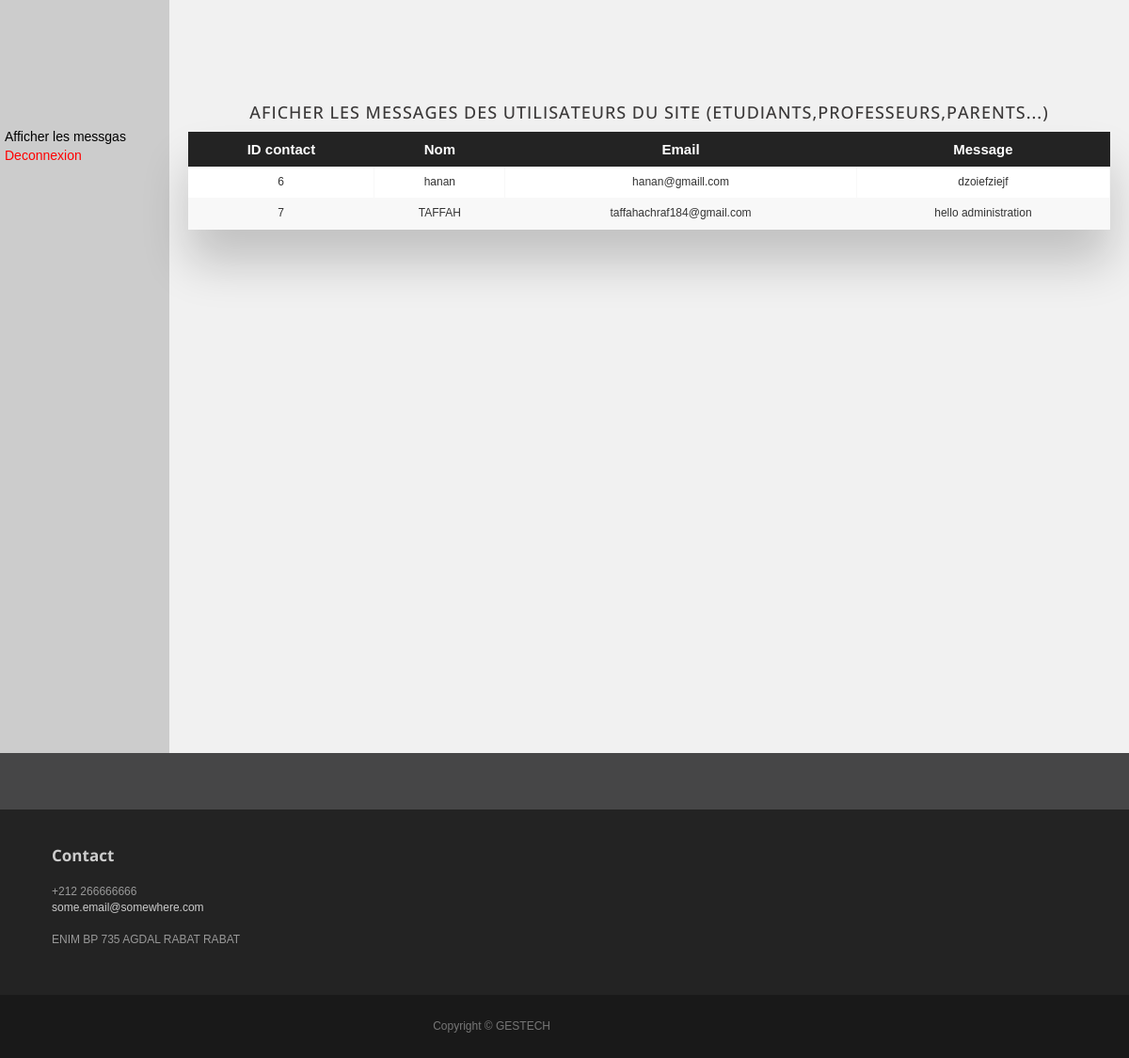
Before: /login/interfaces/administrateur/ (signed in) with the older database file.
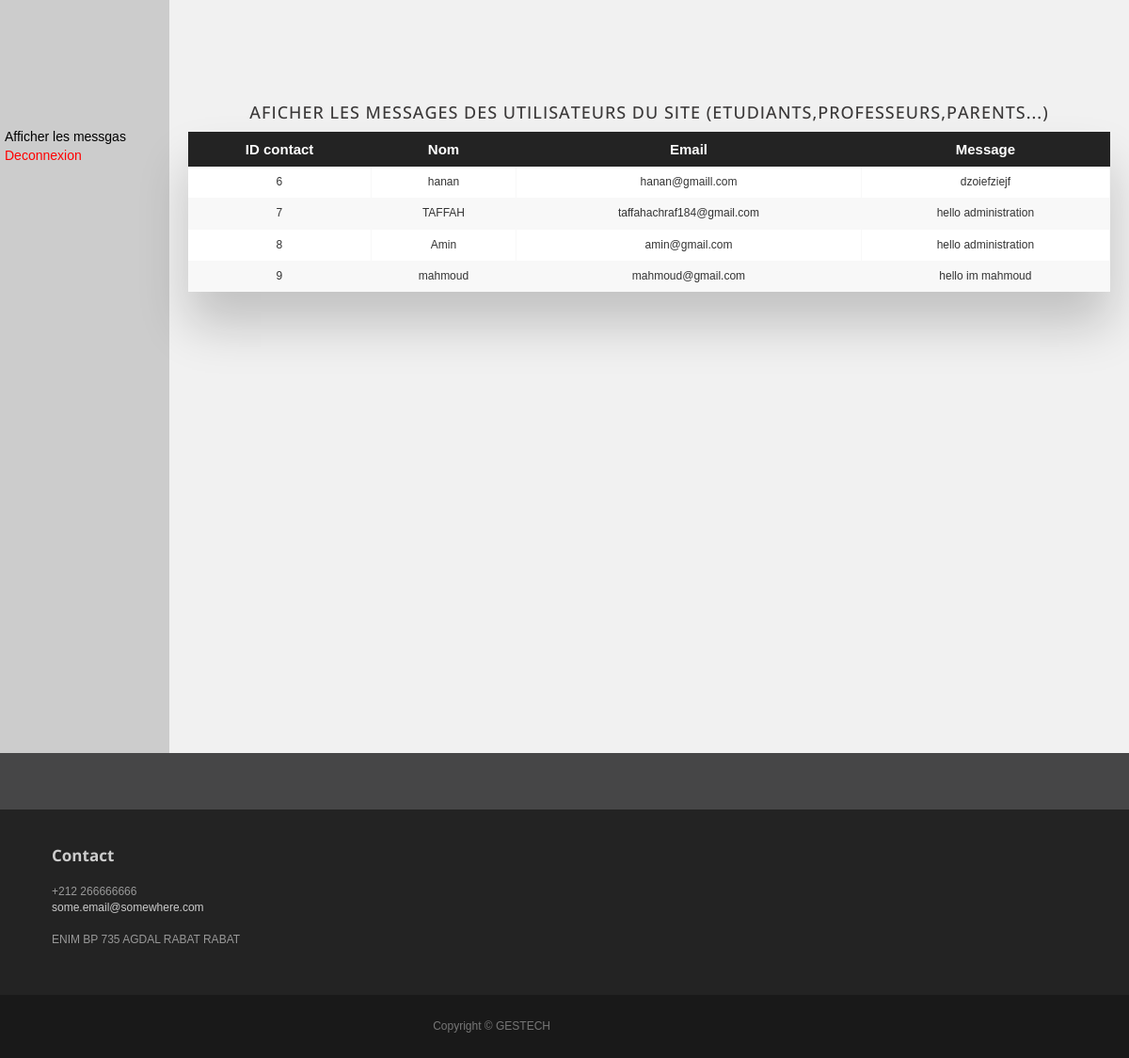
After: the same page with the newer database file.
### tables this page shows
CREATE TABLE IF NOT EXISTS `contacts_users` (
  `id_contact` int(11) NOT NULL AUTO_INCREMENT,
  `nom` varchar(40) DEFAULT NULL,
  `email` varchar(40) DEFAULT NULL,
  `message` varchar(100) DEFAULT NULL,
  PRIMARY KEY (`id_contact`)
);

### login/interfaces/administrateur/index.php (the view, shortened to what this page needs)
<?php
    if(isset($_SESSION['matricule'])){
        require("../../../db/connexion.php");
?>
<!DOCTYPE html>
<html lang="en">
<head>
	<link rel="stylesheet" href="../../../assets/css/bootstrap.min.css">
	<link rel="stylesheet" href="../../../assets/css/font-awesome.min.css">
	<link rel="stylesheet" href="../../../assets/css/bootstrap-theme.css" media="screen" >
	<link rel="stylesheet" href="../../../assets/css/main.css">
    <link rel="stylesheet" href="../../../assets/css/style2.css">
    <link rel="stylesheet" href="../../../assets/css/style3.css">
</head>
<body>
<section>
  <nav>
    <ul>
      <li><a style="color:black;" href="index.php">Afficher les messgas</a></li>
      <li><a style="color:red;" href="../../login.php">Deconnexion </a></li>
    </ul>
  </nav>
  <article>
    <h2>Aficher les messages des utilisateurs du site (Etudiants,Professeurs,Parents...)</h2>
        <div class="table-wrapper">
            <table class="fl-table">
                <thead>
                    <tr>
                        <th>ID contact</th>
                        <th>Nom</th>
                        <th>Email</th>
                        <th>Message</th>
                    </tr>
                </thead>
                <tbody>
                    <?php
                        $sql="SELECT * FROM contacts_users";
                        $result=$conex->query($sql);
                        if($result){
                            while($data=$result->fetch_assoc()){
                            ?>
                            <tr>
                                <td><?= $data['id_contact'] ?></td>
                                <td><?= $data['nom'] ?></td>
                                <td><?= $data['email'] ?></td>
                                <td><?= $data['message'] ?></td>
                            </tr>
                            <?php
                            }
                        }
                        else{
                            echo "error";
                        }
                    ?>
            </table>
        </div>
  </article>
</section>
    <footer id="footer" class="top-space">
		<div class="footer1">
			<div class="container">
				<div class="row">
					<div class="col-md-3 widget">
						<h3 class="widget-title">Contact</h3>
						<div class="widget-body">
							<p>+212 266666666<br>
								<a href="mailto:#">some.email@somewhere.com</a><br>
								<br>ENIM BP 735 AGDAL RABAT RABAT
							</p>
						</div>
					</div>
				</div>
			</div>
		</div>
		<div class="footer2">
			<div class="container">
				<div class="row">
					<div class="col-md-6 widget">
						<div class="widget-body">
							<p class="text-right">
								Copyright &copy; GESTECH
							</p>
						</div>
					</div>
				</div>
			</div>
		</div>
	</footer>
</body>
</html>
<?php
    }
    else{
        header("location:../../login.php");
    }
?>

Changed rows visible on the page:
added contacts_users: id_contact "8", nom "Amin", email "amin@gmail.com", message "hello administration"
added contacts_users: id_contact "9", nom "mahmoud", email "mahmoud@gmail.com", message "hello im mahmoud"
